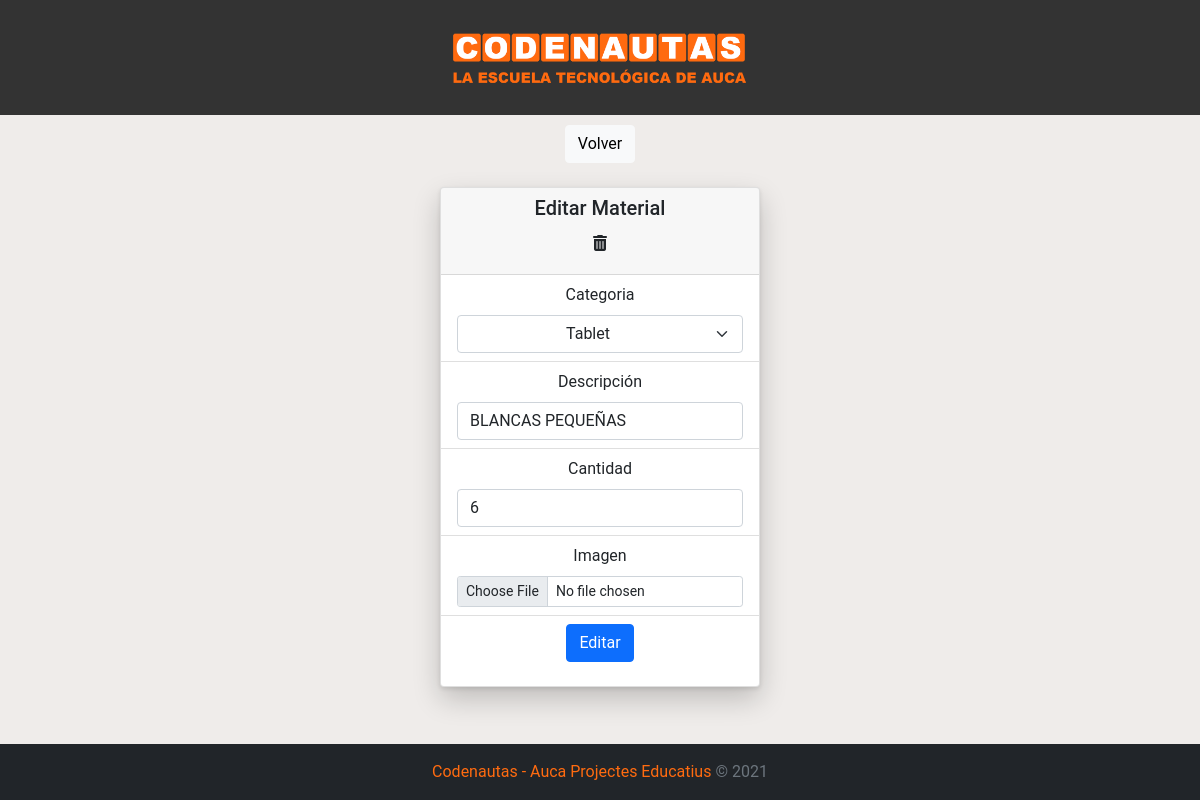
The page /editarMaterial.php?id=26 on the database its author committed.
### tables this page shows
CREATE TABLE `material` (
  `id` int(11) NOT NULL,
  `descripcion` varchar(200) NOT NULL,
  `cantidad` int(11) NOT NULL,
  `categoria` varchar(200) NOT NULL,
  `imagen` varchar(300) NOT NULL
);

### editarMaterial.php (the view, shortened to what this page needs)
<?php
    require 'database.php';
    $id = $_GET["id"];
    $select = "SELECT * FROM material WHERE id = '$id'";
    $query = $conn->query($select);
    $count = $query->rowCount();
    if ($count != 0)
    {
        foreach ($query as $row)
        {
            $descripcion =  $row['descripcion'];
            $cantidad = $row['cantidad'];
            $categoria = $row['categoria'];
        }
    }
?>
<html>
    <head>
        <link href="https://cdn.jsdelivr.net/npm/bootstrap@5.0.2/dist/css/bootstrap.min.css" rel="stylesheet">
        <link rel="stylesheet" type="text/css" href="assets/css/estilo.css">
        <link rel="stylesheet" type="text/css" href="assets/css/avatar.css">
    </head>
    <body style=" background-color: #efecea; background-size: cover;">
        <?php require('vista/header.php'); ?>
        <div>
            <button type="button" class="btn btn-light" onclick="volver(event)">Volver</button>
        </div>
        <br>
        <div class="container">
            <div class="row row-cols-1 row-cols-sm-1 row-cols-md-1 g-3">
                <div class="col">
                    <div class="card" id="input-card" style="width: 20rem; display: block; margin: 0 auto;">
                        <form enctype="multipart/form-data" id="subidaImagen" method="post">
                            <div class="card-header">
                                <h5>Editar Material<h5>
                                <button type="button" class="btn" data-bs-toggle="modal" data-bs-target="#staticBackdrop"><i class="fa-solid fa-trash-can"></i></button>
                            </div>
                            <ul class="list-group list-group-flush">
                                <li class="list-group-item">
                                    <label class="form-label">Categoria</label>
                                    <select class="form-select" style="text-align: center;" id="categoria">
                                        <?php
                                            switch($categoria)
                                            {
                                                case "tablet":
                                                    echo "<option value='tablet' selected>Tablet</option>";
                                                    break;
                                            }
                                        ?>
                                    </select>
                                </li>
                                <li class="list-group-item">
                                    <label class="form-label">Descripción</label>
                                    <input type="text" id="descripcion" class="form-control" value="<?php echo $descripcion?>"/>
                                </li>
                                <li class="list-group-item">
                                    <label class="form-label">Cantidad</label>
                                    <input type="number" class="form-control" id="cantidad" value="<?php echo $cantidad?>"/>
                                </li>
                                <li class="list-group-item">
                                    <label class="form-label">Imagen</label>
                                    <input class="form-control form-control-sm" type="file" id="imagen">
                                </li>
                                <li class="list-group-item">
                                    <button type="button" class="btn btn-primary" id="btn">Editar</button>
                                </li>
                            </ul>
                        </form>
                    </div>
                </div>
            </div>
        </div>
        <br>
        <?php require('vista/footer.php'); ?>
    </body>
</html>

### assets/css/estilo.css (style rules this page uses)
body { margin: 0; padding: 0; font-family: 'Roboto', sans-serif; text-align: center; }
#input-card { box-shadow: rgb(0 0 0 / 20%) 0px 12px 28px 0px, rgb(0 0 0 / 10%) 0px 2px 4px 0px, rgb(255 255 255 / 5%) 0px 0px 0px 1px inset; }

### rows shown on the page
material: categoria "Tablet", descripcion "BLANCAS PEQUEÑAS", cantidad "6"
